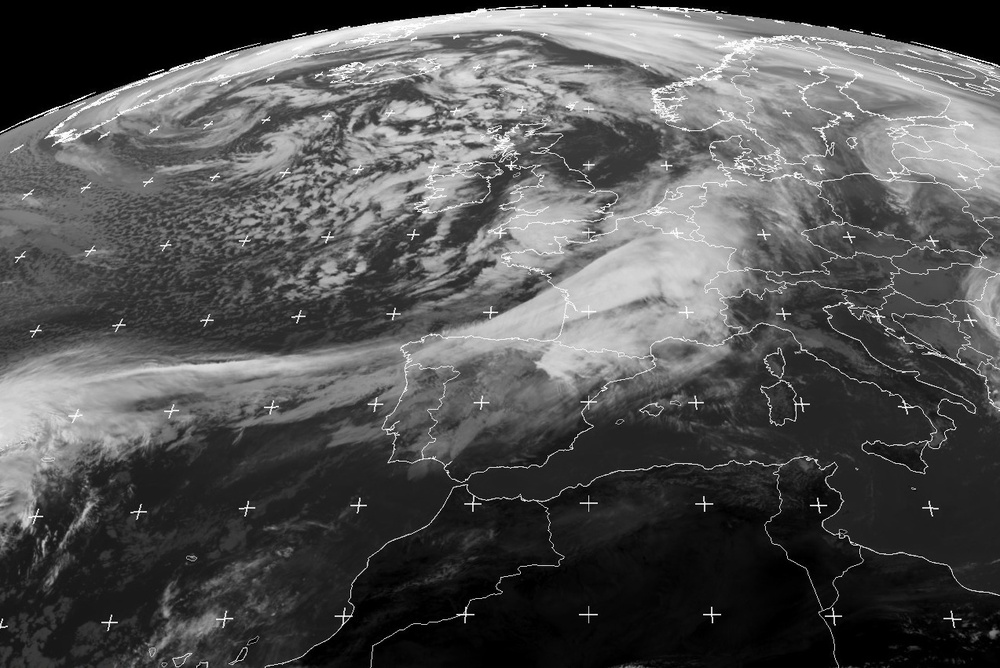
%> input picture PROCESSAMENTO E SINAL DE IMAGEM/Anos anteriores/Processamento de Sinal e Imagem/TPC_1/Meteosat_IR1.jpg, 1000 x 668 px, shrunk from 1273 x 851 before the run
$ octave --eval "MariaGama_TP3_B2('../TPC_1/Meteosat_IR1.jpg');"   (GNU Octave 9; MATLAB toolbox functions it lacks are replaced by stand-ins)
%> lines starting %> are read from the running program, lines starting %| are printed output that depends on the picture; in (x1, y1, x2, y2) boxes, pixels count from 0 and x2, y2 are one past the last pixel; in counts of white or black regions, pixels touching at a corner belong together; the program's own positions count from 1
%> in MariaGama_TP3_B2, IM is the input picture: size 668x1000x3 uint8; mean R, G, B 83.8, 83.8, 83.8
### PROCESSAMENTO E SINAL DE IMAGEM/Anos anteriores/Processamento de Sinal e Imagem/TPC_3/MariaGama_TP3_A1.m
%imagem binária com objetos de interesse

%Criado por Maria Gama a 26/03/2021

function [IBf]= MariaGama_TP3_A1(imagem, GRAF)
%> called with imagem = '../TPC_1/Meteosat_IR1.jpg', GRAF = 0

IM=imread(imagem);
[NL,NC,NB]=size(IM);
IC=IM;

if NB==3 %caso IM seja uma imagem de cor, converte para tons de cinzento
    IC=rgb2gray(IM);
end
%segmentação pelo metod Otsu
TOtsu = graythresh(IC); %calcula o valor T mas numa escala de 0-1
%> TOtsu = 0.384
IBo = imbinarize(IC,TOtsu);
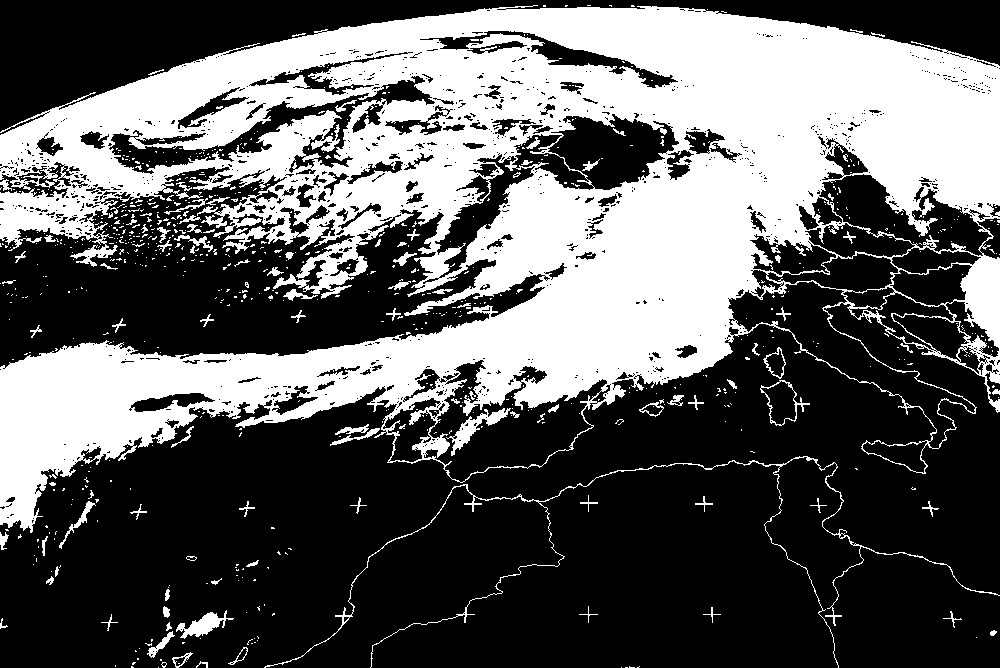
%> IBo: size 668x1000 logical; 37.4% white; 765 white regions (664 under 20 px), largest, box (x1, y1, x2, y2) and area: (0, 5, 1000, 533) 238326, (264, 456, 1000, 668) 2249, (446, 408, 511, 456) 740
Otsu=uint8(255*TOtsu);   % 8-bits [0,255]
%> Otsu = 98

IBc=1-IBo;
%criterio de decisão
a=size(IBo);
linhas=a(1);
colunas=a(2);
linhacentral=round(linhas/2);
colunacentral=round(colunas/2);

LinhaDireita=round(linhacentral+0.25*linhas); %imagem central a 50%
LinhaEsquerda=round(linhacentral-0.25*linhas);
ColunaCima=round(colunacentral+0.25*colunas);
ColunaBaixo=round(colunacentral-0.25*colunas);

subImagem=IBo(LinhaEsquerda:LinhaDireita,ColunaBaixo:ColunaCima,:); %imagem central
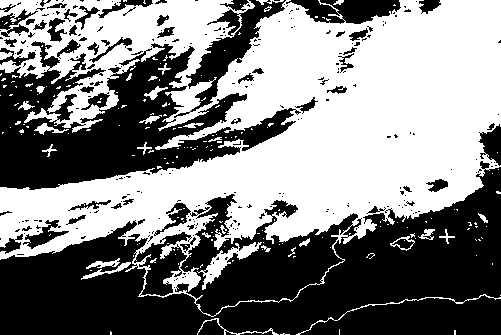
%> subImagem: size 335x501 logical; 51% white; 273 black regions (213 under 20 px), largest, box (x1, y1, x2, y2) and area: (0, 161, 501, 335) 50164, (0, 41, 301, 190) 20339, (174, 0, 286, 118) 3059
Pixgray= sum(sum(IC>TOtsu*255));
%> Pixgray = 249985
Pix_centro= sum(sum(subImagem>TOtsu*255)); %somatorio dos valores superiores ao Otsu (brancos)
%> Pix_centro = 0
Pix = round(Pixgray - Pix_centro) ;
%> Pix = 249985

%percentagem de pixeis nas imagens ;
P1=round(Pix_centro/100) ;
%> P1 = 0
P2=round(Pix/100) ;
%> P2 = 2500

%a imagem de referencia, que de momento está a preto, está situada no centro
    if P1 < P2 % se P1 for menor significa que não há brancos no centro (só pretos), logo substitui-se pela imagem complementar
       IBf=IBc;
    elseif P1 > P2
       IBf=IBo;
    end

if GRAF==1
    subplot(2,2,1), imshow(IM), title("imagem original")
    subplot(2,2,2), imshow(IC), title("tons de cinzento")
    subplot(2,2,3), imshow(IBo), title("Binaria original Otsu. T = "+Otsu)
    subplot(2,2,4), imshow(IBf), title("Binaria complementar")
end
end

### PROCESSAMENTO E SINAL DE IMAGEM/Anos anteriores/Processamento de Sinal e Imagem/TPC_3/MariaGama_TP3_B2.m
%Visualização de operações morfológicas - binárias

%Criado por Maria Gama a 26/03/2021

function []= MariaGama_TP3_B2(imagem)
IM=imread(imagem);
IBf=MariaGama_TP3_A1(imagem,0);
EE3 = strel("disk",3,0);
EE5 = strel("disk",5,0);
EE10 = strel("disk",10,0);
IMe3 = imerode(IBf,EE3);
%> IMe3: size 668x1000 double; values 0 (black) and 1 (white), 47.6% white; 293 white regions (198 under 20 px), largest, box (x1, y1, x2, y2) and area: (0, 397, 454, 668) 73573, (374, 465, 835, 668) 56565, (470, 307, 1000, 592) 47266
IMd3 = imdilate(IBf,EE3);
%> IMd3: size 668x1000 double; values 0 (black) and 1 (white), 75.1% white; 211 black regions (172 under 20 px), largest, box (x1, y1, x2, y2) and area: (0, 9, 1000, 526) 148502, (325, 126, 514, 239) 6789, (963, 258, 1000, 345) 2018
IMa3 = imopen(IBf,EE3);
%> IMa3: size 668x1000 double; values 0 (black) and 1 (white), 57.3% white; 212 black regions (160 under 20 px), largest, box (x1, y1, x2, y2) and area: (0, 5, 1000, 668) 279369, (145, 610, 234, 658) 1050, (760, 347, 810, 426) 613
IMf3 = imclose(IBf,EE3);
%> IMf3: size 668x1000 double; values 0 (black) and 1 (white), 68.1% white; 102 black regions (28 under 20 px), largest, box (x1, y1, x2, y2) and area: (0, 6, 1000, 529) 195691, (230, 110, 336, 182) 2958, (0, 192, 94, 242) 2566
IMe5 = imerode(IBf,EE5);
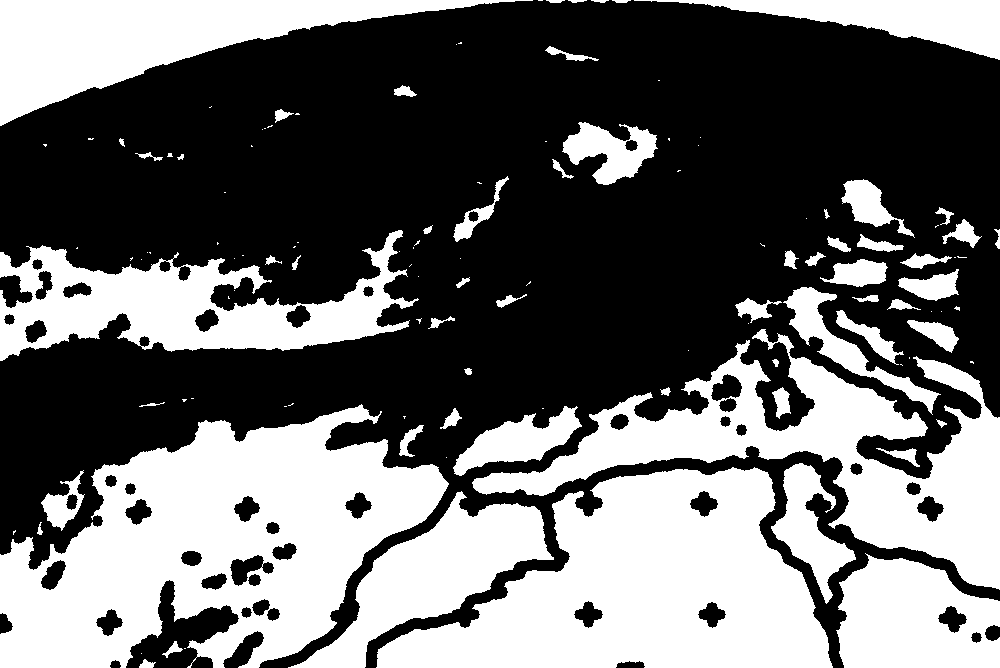
%> IMe5: size 668x1000 double; values 0 (black) and 1 (white), 41.3% white; 123 white regions (63 under 20 px), largest, box (x1, y1, x2, y2) and area: (0, 404, 449, 668) 65575, (376, 467, 833, 668) 54147, (472, 329, 1000, 590) 39770
IMd5 = imdilate(IBf,EE5);
%> IMd5: size 668x1000 double; values 0 (black) and 1 (white), 79.6% white; 95 black regions (62 under 20 px), largest, box (x1, y1, x2, y2) and area: (0, 11, 1000, 522) 123091, (352, 131, 489, 215) 3034, (408, 52, 520, 99) 2112
IMa5 = imopen(IBf,EE5);
%> IMa5: size 668x1000 double; values 0 (black) and 1 (white), 54% white; 110 black regions (76 under 20 px), largest, box (x1, y1, x2, y2) and area: (0, 5, 1000, 668) 301279, (142, 587, 234, 658) 1358, (745, 343, 810, 426) 862
IMf5 = imclose(IBf,EE5);
%> IMf5: size 668x1000 double; values 0 (black) and 1 (white), 70.8% white; 63 black regions (30 under 20 px), largest, box (x1, y1, x2, y2) and area: (0, 6, 1000, 527) 172618, (330, 126, 515, 237) 7255, (237, 113, 334, 179) 2502
IMe10 = imerode(IBf,EE10);
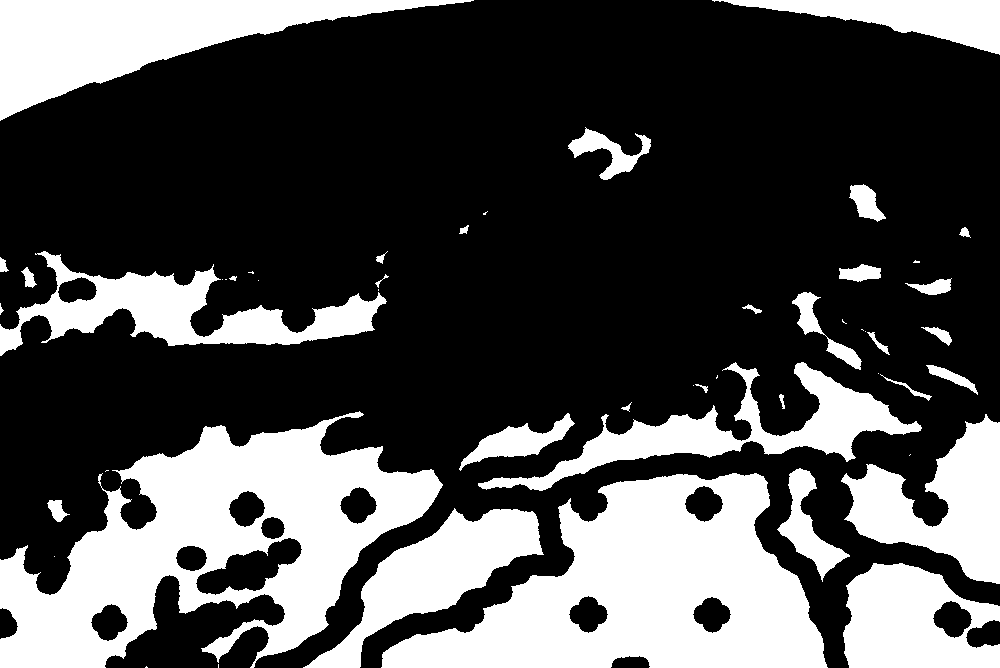
%> IMe10: size 668x1000 double; values 0 (black) and 1 (white), 30.7% white; 51 white regions (18 under 20 px), largest, box (x1, y1, x2, y2) and area: (0, 411, 443, 668) 51765, (381, 473, 828, 668) 48221, (0, 0, 474, 121) 22188
IMd10 = imdilate(IBf,EE10);
%> IMd10: size 668x1000 double; values 0 (black) and 1 (white), 86.3% white; 42 black regions (24 under 20 px), largest, box (x1, y1, x2, y2) and area: (387, 17, 1000, 395) 65282, (0, 353, 365, 511) 13688, (63, 23, 462, 141) 5216
IMa10 = imopen(IBf,EE10);
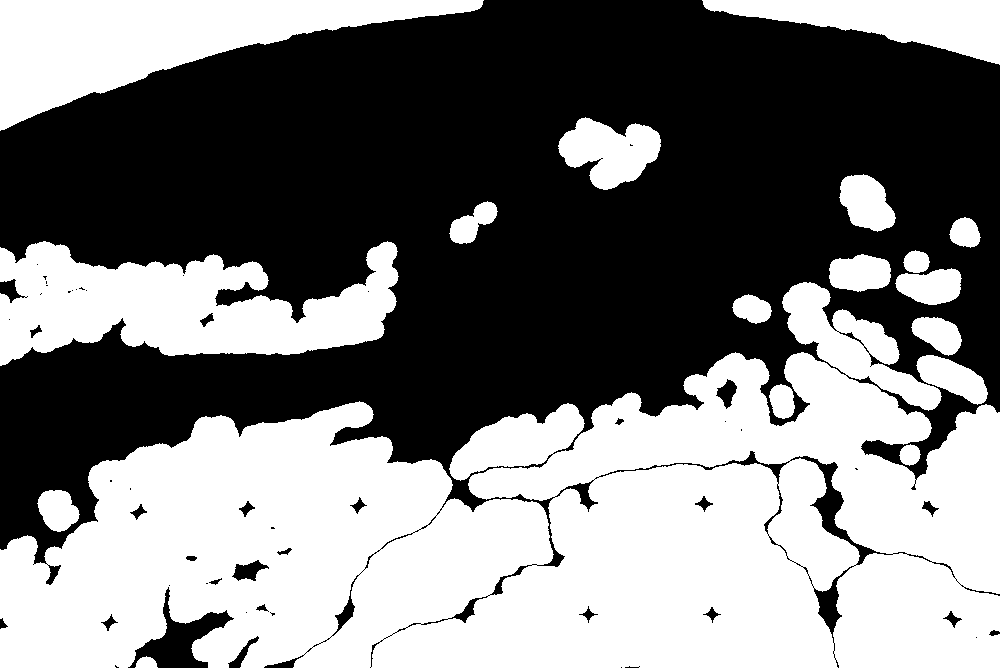
%> IMa10: size 668x1000 double; values 0 (black) and 1 (white), 48.3% white; 18 white regions, largest, box (x1, y1, x2, y2) and area: (0, 282, 1000, 668) 235726, (0, 241, 399, 366) 30325, (0, 0, 484, 131) 27145
IMf10 = imclose(IBf,EE10);
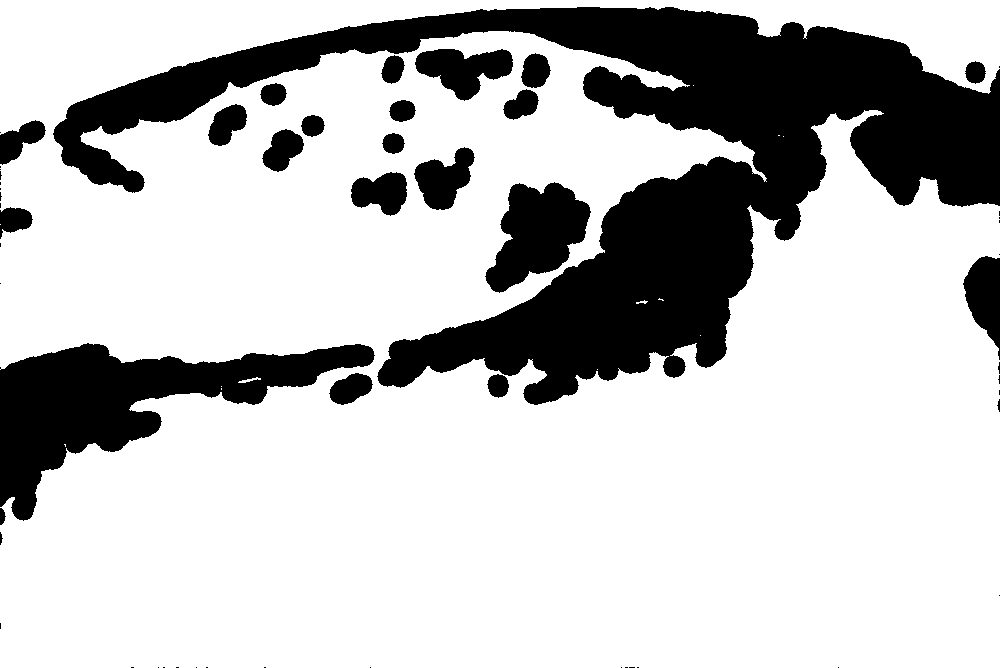
%> IMf10: size 668x1000 double; values 0 (black) and 1 (white), 75.5% white; 57 black regions (33 under 20 px), largest, box (x1, y1, x2, y2) and area: (53, 7, 1000, 405) 113519, (0, 343, 375, 521) 24148, (485, 182, 591, 293) 6973


figure(1)
subplot(2,1,1), imshow(IM), title("Imagem original")
subplot(2,1,2), imshow(IBf), title("Imagem binária")

figure(2)
subplot(3,4,1), imshow(IMe3), title("Erosão R=3")
subplot(3,4,2), imshow(IMd3), title("Dilatação R=3")
subplot(3,4,3), imshow(IMa3), title("Abertura R=3")
subplot(3,4,4), imshow(IMf3), title("Fecho R=3")
subplot(3,4,5), imshow(IMe5), title("Erosão R=5")
subplot(3,4,6), imshow(IMd5), title("Dilatação R=5")
subplot(3,4,7), imshow(IMa5), title("Abertura R=5")
subplot(3,4,8), imshow(IMf5), title("Fecho R=5")
subplot(3,4,9), imshow(IMe10), title("Erosão R=10")
subplot(3,4,10), imshow(IMd10), title("Dilatação R=10")
subplot(3,4,11), imshow(IMa10), title("Abertura R=10")
subplot(3,4,12), imshow(IMf10), title("Fecho R=10")

end
